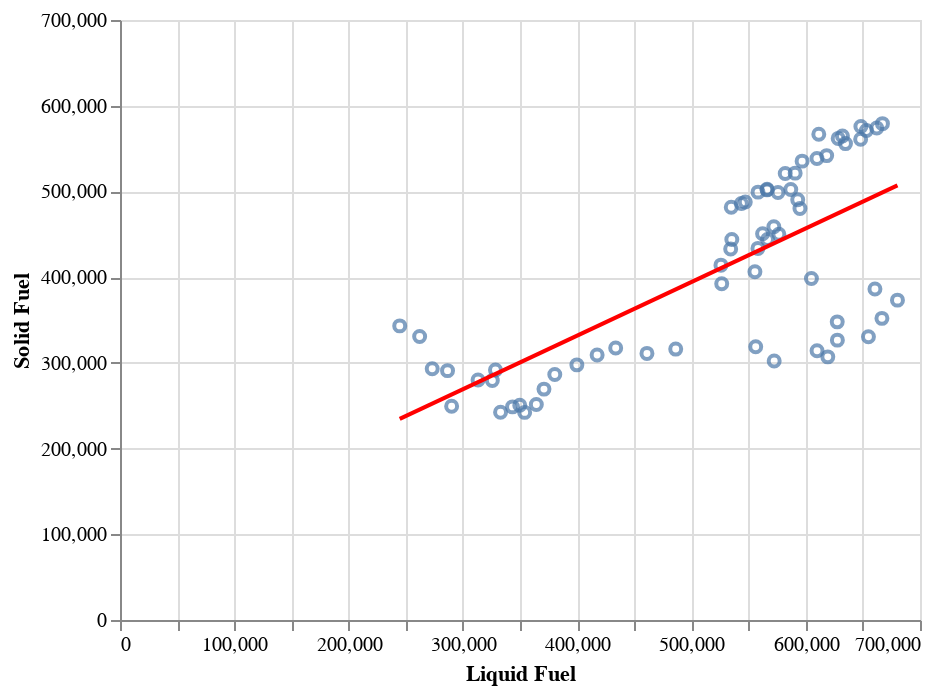

Notebook code for this chart:
### Code cell
#US visualizations

#scatter with trend showing correlation between liquid fuel and solid fuel
scplot = alt.Chart(us_data).mark_point().encode(
    x=alt.X('Liquid Fuel', scale=alt.Scale(domain=(0, 700000))),
    y=alt.Y('Solid Fuel',scale=alt.Scale(domain=(0, 700000)))
)
scplot 
scplot+scplot.transform_regression('Liquid Fuel', 'Solid Fuel',method="linear"
).mark_line(color="red")

### Figure 1 — Vega-Lite specification as saved in the notebook (floating-point values rounded to 4 significant figures)
{"config": {"view": {"continuousWidth": 400, "continuousHeight": 300}}, "layer": [{"mark": "point", "encoding": {"x": {"type": "quantitative", "field": "Liquid Fuel", "scale": {"domain": [0, 700000]}}, "y": {"type": "quantitative", "field": "Solid Fuel", "scale": {"domain": [0, 700000]}}}}, {"mark": {"type": "line", "color": "red"}, "encoding": {"x": {"type": "quantitative", "field": "Liquid Fuel", "scale": {"domain": [0, 700000]}}, "y": {"type": "quantitative", "field": "Solid Fuel", "scale": {"domain": [0, 700000]}}}, "transform": [{"on": "Liquid Fuel", "regression": "Solid Fuel", "method": "linear"}]}], "data": {"name": "data-421e92ba2ab9b8e4c9851be2d6217e0e"}, "$schema": "https://vega.github.io/schema/vega-lite/v4.8.1.json", "datasets": {"data-421e92ba2ab9b8e4c9851be2d6217e0e": [{"Year": 1950, "Country": "UNITED STATES OF AMERICA", "Total": 692124, "Solid Fuel": 343131, "Liquid Fuel": 244760, "Gas Fuel": 87123, "Cement": 5341, "Gas Flaring": 11769, "Per Capita": 4.32, "Bunker fuels (Not in Total)": 8100}, {"Year": 1951, "Country": "UNITED STATES OF AMERICA", "Total": 712983, "Solid Fuel": 330676, "Liquid Fuel": 262189, "Gas Fuel": 102677, "Cement": 5786, "Gas Flaring": 11654, "Per Capita": 4.39, "Bunker fuels (Not in Total)": 10253}, {"Year": 1952, "Country": "UNITED STATES OF AMERICA", "Total": 694618, "Solid Fuel": 293170, "Liquid Fuel": 273190, "Gas Fuel": 109931, "Cement": 5860, "Gas Flaring": 12468, "Per Capita": 4.21, "Bunker fuels (Not in Total)": 10784}, {"Year": 1953, "Country": "UNITED STATES OF AMERICA", "Total": 711175, "Solid Fuel": 290927, "Liquid Fuel": 286594, "Gas Fuel": 115541, "Cement": 6209, "Gas Flaring": 11905, "Per Capita": 4.24, "Bunker fuels (Not in Total)": 10973}, {"Year": 1954, "Country": "UNITED STATES OF AMERICA", "Total": 677689, "Solid Fuel": 249303, "Liquid Fuel": 290178, "Gas Fuel": 121179, "Cement": 6398, "Gas Flaring": 10631, "Per Capita": 3.97, "Bunker fuels (Not in Total)": 10060}, {"Year": 1955, "Country": "UNITED STATES OF AMERICA", "Total": 742828, "Solid Fuel": 280082, "Liquid Fuel": 313292, "Gas Fuel": 130784, "Cement": 7304, "Gas Flaring": 11366, "Per Capita": 4.28, "Bunker fuels (Not in Total)": 10842}, {"Year": 1956, "Country": "UNITED STATES OF AMERICA", "Total": 778631, "Solid Fuel": 291582, "Liquid Fuel": 328544, "Gas Fuel": 138070, "Cement": 7735, "Gas Flaring": 12699, "Per Capita": 4.41, "Bunker fuels (Not in Total)": 11367}, {"Year": 1957, "Country": "UNITED STATES OF AMERICA", "Total": 772001, "Solid Fuel": 279498, "Liquid Fuel": 325781, "Gas Fuel": 147556, "Cement": 7278, "Gas Flaring": 11888, "Per Capita": 4.3, "Bunker fuels (Not in Total)": 12961}, {"Year": 1958, "Country": "UNITED STATES OF AMERICA", "Total": 748069, "Solid Fuel": 242452, "Liquid Fuel": 332982, "Gas Fuel": 155759, "Cement": 7570, "Gas Flaring": 9306, "Per Capita": 4.09, "Bunker fuels (Not in Total)": 11546}, {"Year": 1959, "Country": "UNITED STATES OF AMERICA", "Total": 770642, "Solid Fuel": 248629, "Liquid Fuel": 343465, "Gas Fuel": 161902, "Cement": 8251, "Gas Flaring": 8394, "Per Capita": 4.15, "Bunker fuels (Not in Total)": 11623}, {"Year": 1960, "Country": "UNITED STATES OF AMERICA", "Total": 788300, "Solid Fuel": 250536, "Liquid Fuel": 349790, "Gas Fuel": 171950, "Cement": 7750, "Gas Flaring": 8274, "Per Capita": 4.18, "Bunker fuels (Not in Total)": 11648}, {"Year": 1961, "Country": "UNITED STATES OF AMERICA", "Total": 785521, "Solid Fuel": 242206, "Liquid Fuel": 354071, "Gas Fuel": 173694, "Cement": 7854, "Gas Flaring": 7696, "Per Capita": 4.1, "Bunker fuels (Not in Total)": 11918}, {"Year": 1962, "Country": "UNITED STATES OF AMERICA", "Total": 814619, "Solid Fuel": 251315, "Liquid Fuel": 364287, "Gas Fuel": 184598, "Cement": 8163, "Gas Flaring": 6256, "Per Capita": 4.19, "Bunker fuels (Not in Total)": 11335}, {"Year": 1963, "Country": "UNITED STATES OF AMERICA", "Total": 850622, "Solid Fuel": 269380, "Liquid Fuel": 370976, "Gas Fuel": 196085, "Cement": 8545, "Gas Flaring": 5636, "Per Capita": 4.31, "Bunker fuels (Not in Total)": 10425}, {"Year": 1964, "Country": "UNITED STATES OF AMERICA", "Total": 887918, "Solid Fuel": 286347, "Liquid Fuel": 380436, "Gas Fuel": 207170, "Cement": 8939, "Gas Flaring": 5025, "Per Capita": 4.44, "Bunker fuels (Not in Total)": 10848}, {"Year": 1965, "Country": "UNITED STATES OF AMERICA", "Total": 924713, "Solid Fuel": 297658, "Liquid Fuel": 399752, "Gas Fuel": 213593, "Cement": 9019, "Gas Flaring": 4691, "Per Capita": 4.57, "Bunker fuels (Not in Total)": 10627}, {"Year": 1966, "Country": "UNITED STATES OF AMERICA", "Total": 971333, "Solid Fuel": 309148, "Liquid Fuel": 417484, "Gas Fuel": 229860, "Cement": 9319, "Gas Flaring": 5522, "Per Capita": 4.75, "Bunker fuels (Not in Total)": 11697}, {"Year": 1967, "Country": "UNITED STATES OF AMERICA", "Total": 1007829, "Solid Fuel": 317426, "Liquid Fuel": 433732, "Gas Fuel": 240525, "Cement": 8945, "Gas Flaring": 7201, "Per Capita": 4.88, "Bunker fuels (Not in Total)": 13196}, {"Year": 1968, "Country": "UNITED STATES OF AMERICA", "Total": 1044820, "Solid Fuel": 311027, "Liquid Fuel": 461087, "Gas Fuel": 255557, "Cement": 9557, "Gas Flaring": 7592, "Per Capita": 5.01, "Bunker fuels (Not in Total)": 14224}, {"Year": 1969, "Country": "UNITED STATES OF AMERICA", "Total": 1097559, "Solid Fuel": 316048, "Liquid Fuel": 486252, "Gas Fuel": 277861, "Cement": 9670, "Gas Flaring": 7728, "Per Capita": 5.22, "Bunker fuels (Not in Total)": 12374}, {"Year": 1970, "Country": "UNITED STATES OF AMERICA", "Total": 1180503, "Solid Fuel": 318802, "Liquid Fuel": 556245, "Gas Fuel": 289086, "Cement": 9206, "Gas Flaring": 7164, "Per Capita": 5.56, "Bunker fuels (Not in Total)": 13270}, {"Year": 1971, "Country": "UNITED STATES OF AMERICA", "Total": 1188102, "Solid Fuel": 302240, "Liquid Fuel": 572409, "Gas Fuel": 299380, "Cement": 9909, "Gas Flaring": 4165, "Per Capita": 5.54, "Bunker fuels (Not in Total)": 12774}, {"Year": 1972, "Country": "UNITED STATES OF AMERICA", "Total": 1244874, "Solid Fuel": 306998, "Liquid Fuel": 619316, "Gas Fuel": 304496, "Cement": 10432, "Gas Flaring": 3632, "Per Capita": 5.76, "Bunker fuels (Not in Total)": 12584}, {"Year": 1973, "Country": "UNITED STATES OF AMERICA", "Total": 1300844, "Solid Fuel": 330391, "Liquid Fuel": 654881, "Gas Fuel": 301168, "Cement": 10805, "Gas Flaring": 3599, "Per Capita": 5.96, "Bunker fuels (Not in Total)": 14614}, {"Year": 1974, "Country": "UNITED STATES OF AMERICA", "Total": 1254019, "Solid Fuel": 326496, "Liquid Fuel": 627704, "Gas Fuel": 287164, "Cement": 10226, "Gas Flaring": 2429, "Per Capita": 5.69, "Bunker fuels (Not in Total)": 14475}, {"Year": 1975, "Country": "UNITED STATES OF AMERICA", "Total": 1201617, "Solid Fuel": 314200, "Liquid Fuel": 609917, "Gas Fuel": 266957, "Cement": 8602, "Gas Flaring": 1941, "Per Capita": 5.41, "Bunker fuels (Not in Total)": 14355}, {"Year": 1976, "Country": "UNITED STATES OF AMERICA", "Total": 1258004, "Solid Fuel": 347823, "Liquid Fuel": 627574, "Gas Fuel": 271413, "Cement": 9191, "Gas Flaring": 2003, "Per Capita": 5.61, "Bunker fuels (Not in Total)": 16780}, {"Year": 1977, "Country": "UNITED STATES OF AMERICA", "Total": 1293235, "Solid Fuel": 351898, "Liquid Fuel": 666681, "Gas Fuel": 262797, "Cement": 9877, "Gas Flaring": 1982, "Per Capita": 5.71, "Bunker fuels (Not in Total)": 20623}, {"Year": 1978, "Country": "UNITED STATES OF AMERICA", "Total": 1333750, "Solid Fuel": 373171, "Liquid Fuel": 680284, "Gas Fuel": 267531, "Cement": 10546, "Gas Flaring": 2217, "Per Capita": 5.83, "Bunker fuels (Not in Total)": 23859}, {"Year": 1979, "Country": "UNITED STATES OF AMERICA", "Total": 1336732, "Solid Fuel": 386122, "Liquid Fuel": 660568, "Gas Fuel": 277023, "Cement": 10599, "Gas Flaring": 2420, "Per Capita": 5.79, "Bunker fuels (Not in Total)": 26979}, {"Year": 1980, "Country": "UNITED STATES OF AMERICA", "Total": 1288031, "Solid Fuel": 398480, "Liquid Fuel": 604997, "Gas Fuel": 273264, "Cement": 9464, "Gas Flaring": 1826, "Per Capita": 5.52, "Bunker fuels (Not in Total)": 30191}, {"Year": 1981, "Country": "UNITED STATES OF AMERICA", "Total": 1236924, "Solid Fuel": 406232, "Liquid Fuel": 555550, "Gas Fuel": 264716, "Cement": 8998, "Gas Flaring": 1428, "Per Capita": 5.25, "Bunker fuels (Not in Total)": 27835}, {"Year": 1982, "Country": "UNITED STATES OF AMERICA", "Total": 1174461, "Solid Fuel": 392268, "Liquid Fuel": 526507, "Gas Fuel": 246386, "Cement": 7938, "Gas Flaring": 1362, "Per Capita": 4.94, "Bunker fuels (Not in Total)": 23252}, {"Year": 1983, "Country": "UNITED STATES OF AMERICA", "Total": 1184041, "Solid Fuel": 413986, "Liquid Fuel": 525822, "Gas Fuel": 234041, "Cement": 8803, "Gas Flaring": 1389, "Per Capita": 4.93, "Bunker fuels (Not in Total)": 21424}, {"Year": 1984, "Country": "UNITED STATES OF AMERICA", "Total": 1220396, "Solid Fuel": 432885, "Liquid Fuel": 534345, "Gas Fuel": 241877, "Cement": 9710, "Gas Flaring": 1580, "Per Capita": 5.03, "Bunker fuels (Not in Total)": 21704}, {"Year": 1985, "Country": "UNITED STATES OF AMERICA", "Total": 1225131, "Solid Fuel": 443963, "Liquid Fuel": 535338, "Gas Fuel": 234710, "Cement": 9729, "Gas Flaring": 1392, "Per Capita": 5.01, "Bunker fuels (Not in Total)": 21032}, {"Year": 1986, "Country": "UNITED STATES OF AMERICA", "Total": 1225924, "Solid Fuel": 433532, "Liquid Fuel": 558180, "Gas Fuel": 222922, "Cement": 9860, "Gas Flaring": 1431, "Per Capita": 4.96, "Bunker fuels (Not in Total)": 20779}, {"Year": 1987, "Country": "UNITED STATES OF AMERICA", "Total": 1278531, "Solid Fuel": 458737, "Liquid Fuel": 572098, "Gas Fuel": 236077, "Cement": 9809, "Gas Flaring": 1810, "Per Capita": 5.12, "Bunker fuels (Not in Total)": 21517}, {"Year": 1988, "Country": "UNITED STATES OF AMERICA", "Total": 1334204, "Solid Fuel": 480051, "Liquid Fuel": 594950, "Gas Fuel": 247462, "Cement": 9655, "Gas Flaring": 2086, "Per Capita": 5.29, "Bunker fuels (Not in Total)": 23133}, {"Year": 1989, "Country": "UNITED STATES OF AMERICA", "Total": 1351263, "Solid Fuel": 490381, "Liquid Fuel": 592998, "Gas Fuel": 256119, "Cement": 9692, "Gas Flaring": 2073, "Per Capita": 5.31, "Bunker fuels (Not in Total)": 25070}, {"Year": 1990, "Country": "UNITED STATES OF AMERICA", "Total": 1315354, "Solid Fuel": 485909, "Liquid Fuel": 543736, "Gas Fuel": 273788, "Cement": 9710, "Gas Flaring": 2211, "Per Capita": 5.12, "Bunker fuels (Not in Total)": 35600}, {"Year": 1991, "Country": "UNITED STATES OF AMERICA", "Total": 1314657, "Solid Fuel": 481567, "Liquid Fuel": 534850, "Gas Fuel": 286432, "Cement": 9311, "Gas Flaring": 2498, "Per Capita": 5.06, "Bunker fuels (Not in Total)": 37321}, {"Year": 1992, "Country": "UNITED STATES OF AMERICA", "Total": 1338842, "Solid Fuel": 487569, "Liquid Fuel": 547108, "Gas Fuel": 292063, "Cement": 9640, "Gas Flaring": 2462, "Per Capita": 5.11, "Bunker fuels (Not in Total)": 39201}, {"Year": 1993, "Country": "UNITED STATES OF AMERICA", "Total": 1371332, "Solid Fuel": 499183, "Liquid Fuel": 558273, "Gas Fuel": 300327, "Cement": 10216, "Gas Flaring": 3333, "Per Capita": 5.18, "Bunker fuels (Not in Total)": 36039}, {"Year": 1994, "Country": "UNITED STATES OF AMERICA", "Total": 1389243, "Solid Fuel": 502433, "Liquid Fuel": 566208, "Gas Fuel": 306454, "Cement": 10792, "Gas Flaring": 3356, "Per Capita": 5.19, "Bunker fuels (Not in Total)": 35397}, {"Year": 1995, "Country": "UNITED STATES OF AMERICA", "Total": 1399760, "Solid Fuel": 501826, "Liquid Fuel": 566173, "Gas Fuel": 316938, "Cement": 10652, "Gas Flaring": 4171, "Per Capita": 5.18, "Bunker fuels (Not in Total)": 37502}, {"Year": 1996, "Country": "UNITED STATES OF AMERICA", "Total": 1432264, "Solid Fuel": 520930, "Liquid Fuel": 582071, "Gas Fuel": 314272, "Cement": 10991, "Gas Flaring": 4000, "Per Capita": 5.24, "Bunker fuels (Not in Total)": 36585}, {"Year": 1997, "Country": "UNITED STATES OF AMERICA", "Total": 1464062, "Solid Fuel": 535352, "Liquid Fuel": 596852, "Gas Fuel": 316631, "Cement": 11459, "Gas Flaring": 3768, "Per Capita": 5.29, "Bunker fuels (Not in Total)": 34392}, {"Year": 1998, "Country": "UNITED STATES OF AMERICA", "Total": 1472869, "Solid Fuel": 538390, "Liquid Fuel": 609824, "Gas Fuel": 311509, "Cement": 11631, "Gas Flaring": 1514, "Per Capita": 5.26, "Bunker fuels (Not in Total)": 34316}, {"Year": 1999, "Country": "UNITED STATES OF AMERICA", "Total": 1501137, "Solid Fuel": 541784, "Liquid Fuel": 618335, "Gas Fuel": 327459, "Cement": 11938, "Gas Flaring": 1621, "Per Capita": 5.3, "Bunker fuels (Not in Total)": 38142}, {"Year": 2000, "Country": "UNITED STATES OF AMERICA", "Total": 1552682, "Solid Fuel": 564757, "Liquid Fuel": 632129, "Gas Fuel": 342282, "Cement": 12173, "Gas Flaring": 1341, "Per Capita": 5.42, "Bunker fuels (Not in Total)": 40072}, {"Year": 2001, "Country": "UNITED STATES OF AMERICA", "Total": 1525987, "Solid Fuel": 555810, "Liquid Fuel": 634801, "Gas Fuel": 321651, "Cement": 12301, "Gas Flaring": 1425, "Per Capita": 5.27, "Bunker fuels (Not in Total)": 30972}, {"Year": 2002, "Country": "UNITED STATES OF AMERICA", "Total": 1538399, "Solid Fuel": 561866, "Liquid Fuel": 628411, "Gas Fuel": 334252, "Cement": 12412, "Gas Flaring": 1458, "Per Capita": 5.26, "Bunker fuels (Not in Total)": 37633}, {"Year": 2003, "Country": "UNITED STATES OF AMERICA", "Total": 1547778, "Solid Fuel": 560926, "Liquid Fuel": 648067, "Gas Fuel": 324514, "Cement": 12829, "Gas Flaring": 1442, "Per Capita": 5.24, "Bunker fuels (Not in Total)": 33335}, {"Year": 2004, "Country": "UNITED STATES OF AMERICA", "Total": 1569696, "Solid Fuel": 573935, "Liquid Fuel": 662168, "Gas Fuel": 318710, "Cement": 13466, "Gas Flaring": 1417, "Per Capita": 5.26, "Bunker fuels (Not in Total)": 38293}, {"Year": 2005, "Country": "UNITED STATES OF AMERICA", "Total": 1578873, "Solid Fuel": 579104, "Liquid Fuel": 667143, "Gas Fuel": 317152, "Cement": 13723, "Gas Flaring": 1751, "Per Capita": 5.25, "Bunker fuels (Not in Total)": 41091}, {"Year": 2006, "Country": "UNITED STATES OF AMERICA", "Total": 1553664, "Solid Fuel": 571099, "Liquid Fuel": 653101, "Gas Fuel": 313999, "Cement": 13561, "Gas Flaring": 1903, "Per Capita": 5.12, "Bunker fuels (Not in Total)": 42954}, {"Year": 2007, "Country": "UNITED STATES OF AMERICA", "Total": 1578683, "Solid Fuel": 575692, "Liquid Fuel": 648278, "Gas Fuel": 339433, "Cement": 13172, "Gas Flaring": 2109, "Per Capita": 5.13, "Bunker fuels (Not in Total)": 45630}, {"Year": 2008, "Country": "UNITED STATES OF AMERICA", "Total": 1530982, "Solid Fuel": 566810, "Liquid Fuel": 611445, "Gas Fuel": 338359, "Cement": 11915, "Gas Flaring": 2453, "Per Capita": 4.93, "Bunker fuels (Not in Total)": 41815}, {"Year": 2009, "Country": "UNITED STATES OF AMERICA", "Total": 1435371, "Solid Fuel": 502323, "Liquid Fuel": 586926, "Gas Fuel": 334871, "Cement": 8819, "Gas Flaring": 2431, "Per Capita": 4.61, "Bunker fuels (Not in Total)": 38301}, {"Year": 2010, "Country": "UNITED STATES OF AMERICA", "Total": 1471375, "Solid Fuel": 521330, "Liquid Fuel": 590751, "Gas Fuel": 347716, "Cement": 9139, "Gas Flaring": 2439, "Per Capita": 4.69, "Bunker fuels (Not in Total)": 40388}, {"Year": 2011, "Country": "UNITED STATES OF AMERICA", "Total": 1442509, "Solid Fuel": 498720, "Liquid Fuel": 575746, "Gas Fuel": 355630, "Cement": 9335, "Gas Flaring": 3079, "Per Capita": 4.56, "Bunker fuels (Not in Total)": 40600}, {"Year": 2012, "Country": "UNITED STATES OF AMERICA", "Total": 1396083, "Solid Fuel": 443904, "Liquid Fuel": 566582, "Gas Fuel": 372277, "Cement": 10191, "Gas Flaring": 3129, "Per Capita": 4.38, "Bunker fuels (Not in Total)": 29859}, {"Year": 2013, "Country": "UNITED STATES OF AMERICA", "Total": 1406916, "Solid Fuel": 450641, "Liquid Fuel": 562260, "Gas Fuel": 379659, "Cement": 10528, "Gas Flaring": 3828, "Per Capita": 4.38, "Bunker fuels (Not in Total)": 31592}, {"Year": 2014, "Country": "UNITED STATES OF AMERICA", "Total": 1432855, "Solid Fuel": 450047, "Liquid Fuel": 576531, "Gas Fuel": 390719, "Cement": 11314, "Gas Flaring": 4244, "Per Capita": 4.43, "Bunker fuels (Not in Total)": 30722}]}}
